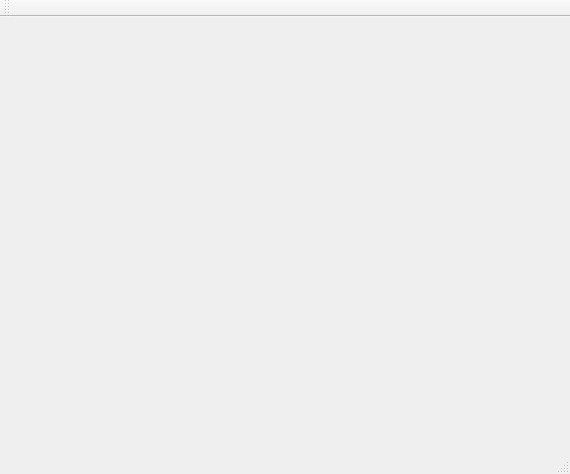
<?xml version="1.0" encoding="UTF-8"?>
<ui version="4.0">
 <class>MainWindow</class>
 <widget class="QMainWindow" name="MainWindow">
  <property name="geometry">
   <rect>
    <x>0</x>
    <y>0</y>
    <width>570</width>
    <height>474</height>
   </rect>
  </property>
  <property name="windowTitle">
   <string>MainWindow</string>
  </property>
  <widget class="QWidget" name="centralWidget"/>
  <widget class="QMenuBar" name="menuBar">
   <property name="geometry">
    <rect>
     <x>0</x>
     <y>0</y>
     <width>570</width>
     <height>23</height>
    </rect>
   </property>
  </widget>
  <widget class="QToolBar" name="mainToolBar">
   <attribute name="toolBarArea">
    <enum>TopToolBarArea</enum>
   </attribute>
   <attribute name="toolBarBreak">
    <bool>false</bool>
   </attribute>
  </widget>
  <widget class="QStatusBar" name="statusBar"/>
 </widget>
 <layoutdefault spacing="6" margin="11"/>
 <resources/>
 <connections/>
</ui>
